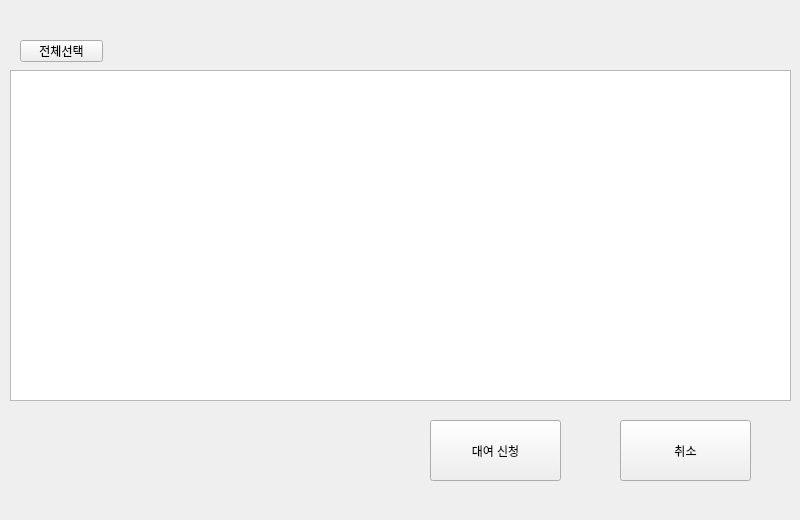
<?xml version="1.0" encoding="UTF-8"?>
<ui version="4.0">
 <class>MainWindow</class>
 <widget class="QMainWindow" name="MainWindow">
  <property name="geometry">
   <rect>
    <x>0</x>
    <y>0</y>
    <width>800</width>
    <height>520</height>
   </rect>
  </property>
  <property name="windowTitle">
   <string>MainWindow</string>
  </property>
  <widget class="QWidget" name="centralwidget">
   <widget class="QTableWidget" name="tableWidget">
    <property name="geometry">
     <rect>
      <x>10</x>
      <y>70</y>
      <width>781</width>
      <height>331</height>
     </rect>
    </property>
    <property name="styleSheet">
     <string notr="true">color: white</string>
    </property>
    <property name="editTriggers">
     <set>QAbstractItemView::EditTrigger::NoEditTriggers</set>
    </property>
   </widget>
   <widget class="QPushButton" name="rent_btn">
    <property name="geometry">
     <rect>
      <x>430</x>
      <y>420</y>
      <width>131</width>
      <height>61</height>
     </rect>
    </property>
    <property name="text">
     <string>대여 신청</string>
    </property>
    <property name="checkable">
     <bool>false</bool>
    </property>
    <property name="checked">
     <bool>false</bool>
    </property>
   </widget>
   <widget class="QPushButton" name="btn_close">
    <property name="geometry">
     <rect>
      <x>620</x>
      <y>420</y>
      <width>131</width>
      <height>61</height>
     </rect>
    </property>
    <property name="text">
     <string>취소</string>
    </property>
    <property name="checkable">
     <bool>false</bool>
    </property>
    <property name="checked">
     <bool>false</bool>
    </property>
   </widget>
   <widget class="QPushButton" name="all_check">
    <property name="geometry">
     <rect>
      <x>20</x>
      <y>40</y>
      <width>83</width>
      <height>22</height>
     </rect>
    </property>
    <property name="text">
     <string>전체선택</string>
    </property>
   </widget>
  </widget>
 </widget>
 <resources/>
 <connections/>
</ui>
